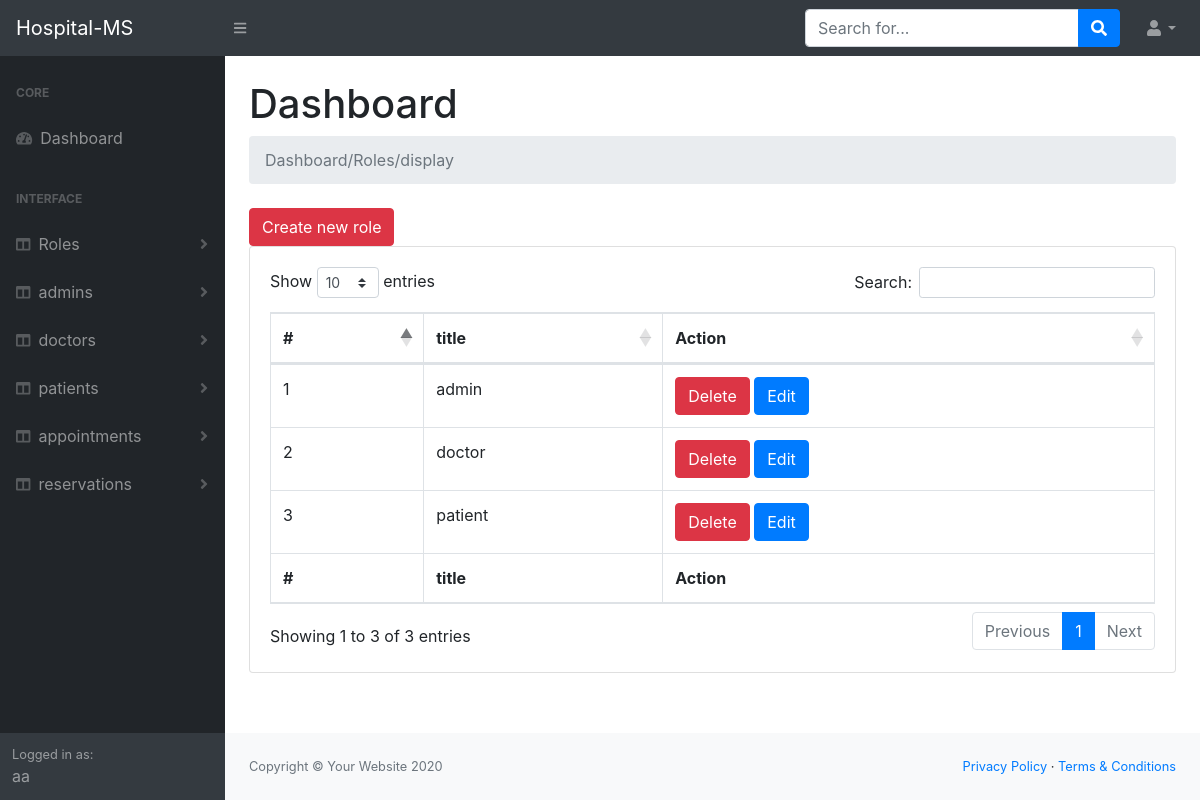
The page /Admin/Roles/index.php (signed in) on the database its author committed.
### tables this page shows
CREATE TABLE `roles`
(
    `id`    tinyint(4) NOT NULL,
    `title` char(100) NOT NULL
);

### Admin/Roles/index.php (the view, shortened to what this page needs)
<?php
require '../helpers/dbConnection.php';
$sql = 'select * from roles';
$op = mysqli_query($con, $sql);
require '../layouts/header.php';
require '../layouts/nav.php';
require '../layouts/sidNav.php';
?>
<main>
    <div class="container-fluid">
        <h1 class="mt-4">Dashboard</h1>
        <ol class="breadcrumb mb-4">
            <li class="breadcrumb-item active">Dashboard/Roles/display</li>
            <?php
            echo '<br>';
            ?>
        </ol>
        <a href='create.php'
           class='btn btn-danger m-r-1em'>Create new role</a>
        <div class="card mb-4">
            <div class="card-body">
                <div class="table-responsive">
                    <table class="table table-bordered" id="dataTable" width="100%" cellspacing="0">
                        <thead>
                        <tr>
                            <th>#</th>
                            <th>title</th>
                            <th>Action</th>
                        </tr>
                        </thead>
                        <tfoot>
                        <tr>
                            <th>#</th>
                            <th>title</th>
                            <th>Action</th>
                        </tfoot>
                        <tbody>
                        <?php
                        while ($data = mysqli_fetch_assoc($op)) {
                            ?>
                            <tr>
                                <td><?php echo $data['id']; ?></td>
                                <td><?php echo $data['title']; ?></td>
                                <td>
                                    <a href='delete.php?id=<?php echo $data['id']; ?>'
                                       class='btn btn-danger m-r-1em'>Delete</a>
                                    <a href='edit.php?id=<?php echo $data['id']; ?>' class='btn btn-primary m-r-1em'>Edit</a>
                                </td>
                            </tr>
                            <?php
                        }
                        ?>
                        </tbody>
                    </table>
                </div>
            </div>
        </div>
    </div>
</main>
<?php
require '../layouts/footer.php';
?>

### rows shown on the page
roles: id "1", title "admin"
roles: id "2", title "doctor"
roles: id "3", title "patient"

### other values the page prints
$module "Roles"
$module "admins"
$module "doctors"
$module "patients"
$module "appointments"
$module "reservations"
$_SESSION['user']['name'] "aa"
